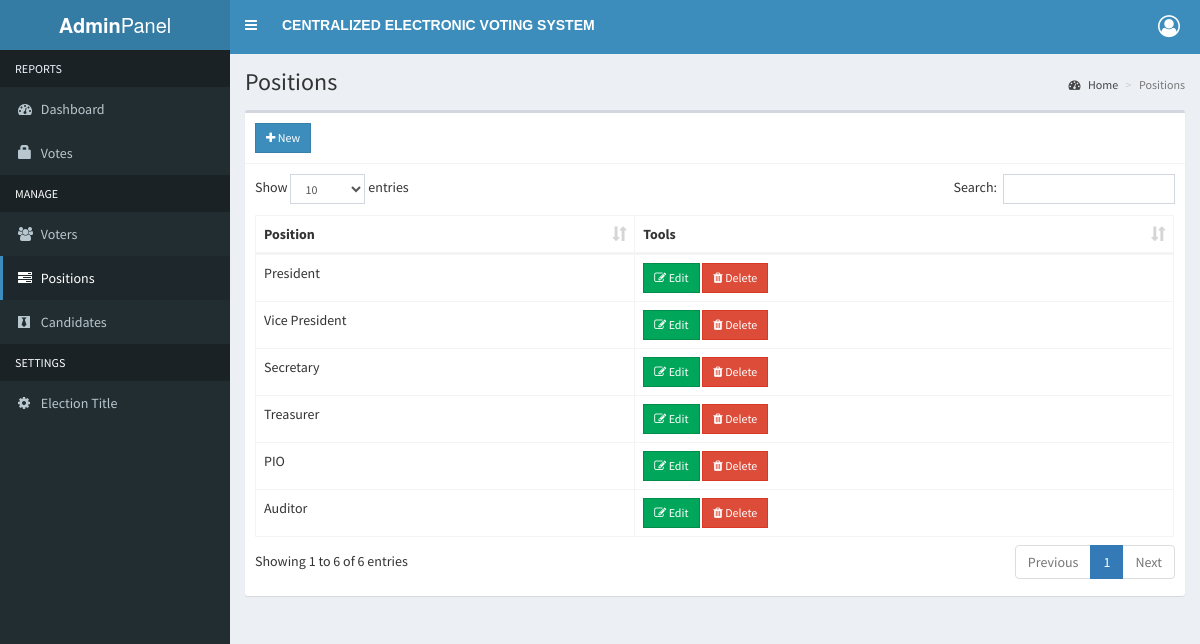
The page /admin/positions.php (signed in) on the database its author committed.
### tables this page shows
CREATE TABLE `positions` (
  `id` int(11) NOT NULL,
  `description` varchar(50) NOT NULL,
  `priority` int(11) NOT NULL
);

### admin/positions.php (the view, shortened to what this page needs)
<?php include 'includes/session.php'; ?>
<?php include 'includes/header.php'; ?>
<body class="hold-transition skin-blue sidebar-mini">
<div class="wrapper">
  <?php include 'includes/navbar.php'; ?>
  <?php include 'includes/menubar.php'; ?>
  <div class="content-wrapper">
    <section class="content-header">
      <h1>Positions</h1>
      <ol class="breadcrumb">
        <li><a href="#"><i class="fa fa-dashboard"></i> Home</a></li>
        <li class="active">Positions</li>
      </ol>
    </section>
    <section class="content">
      <div class="row">
        <div class="col-xs-12">
          <div class="box">
            <div class="box-header with-border">
              <a href="#addnew" data-toggle="modal" class="btn btn-primary btn-sm btn-flat"><i class="fa fa-plus"></i> New</a>
            </div>
            <div class="box-body">
              <table id="example1" class="table table-bordered">
                <thead>
                  <th>Position</th>
                  <th>Tools</th>
                </thead>
                <tbody>
                  <?php
                    $sql = "SELECT * FROM positions ORDER BY priority ASC";
                    $query = $conn->query($sql);
                    while($row = $query->fetch_assoc()){
                      echo "
                        <tr>
                          <td class='hidden'></td>
                          <td>".$row['description']."</td>
                          <td>
                            <button class='btn btn-success btn-sm edit btn-flat' data-id='".$row['id']."'><i class='fa fa-edit'></i> Edit</button>
                            <button class='btn btn-danger btn-sm delete btn-flat' data-id='".$row['id']."'><i class='fa fa-trash'></i> Delete</button>
                          </td>
                        </tr>
                      ";
                    }
                  ?>
                </tbody>
              </table>
            </div>
          </div>
        </div>
      </div>
    </section>
  </div>
</div>
</body>
</html>

### rows shown on the page
positions: description "President"
positions: description "Vice President"
positions: description "Secretary"
positions: description "Treasurer"
positions: description "PIO"
positions: description "Auditor"
